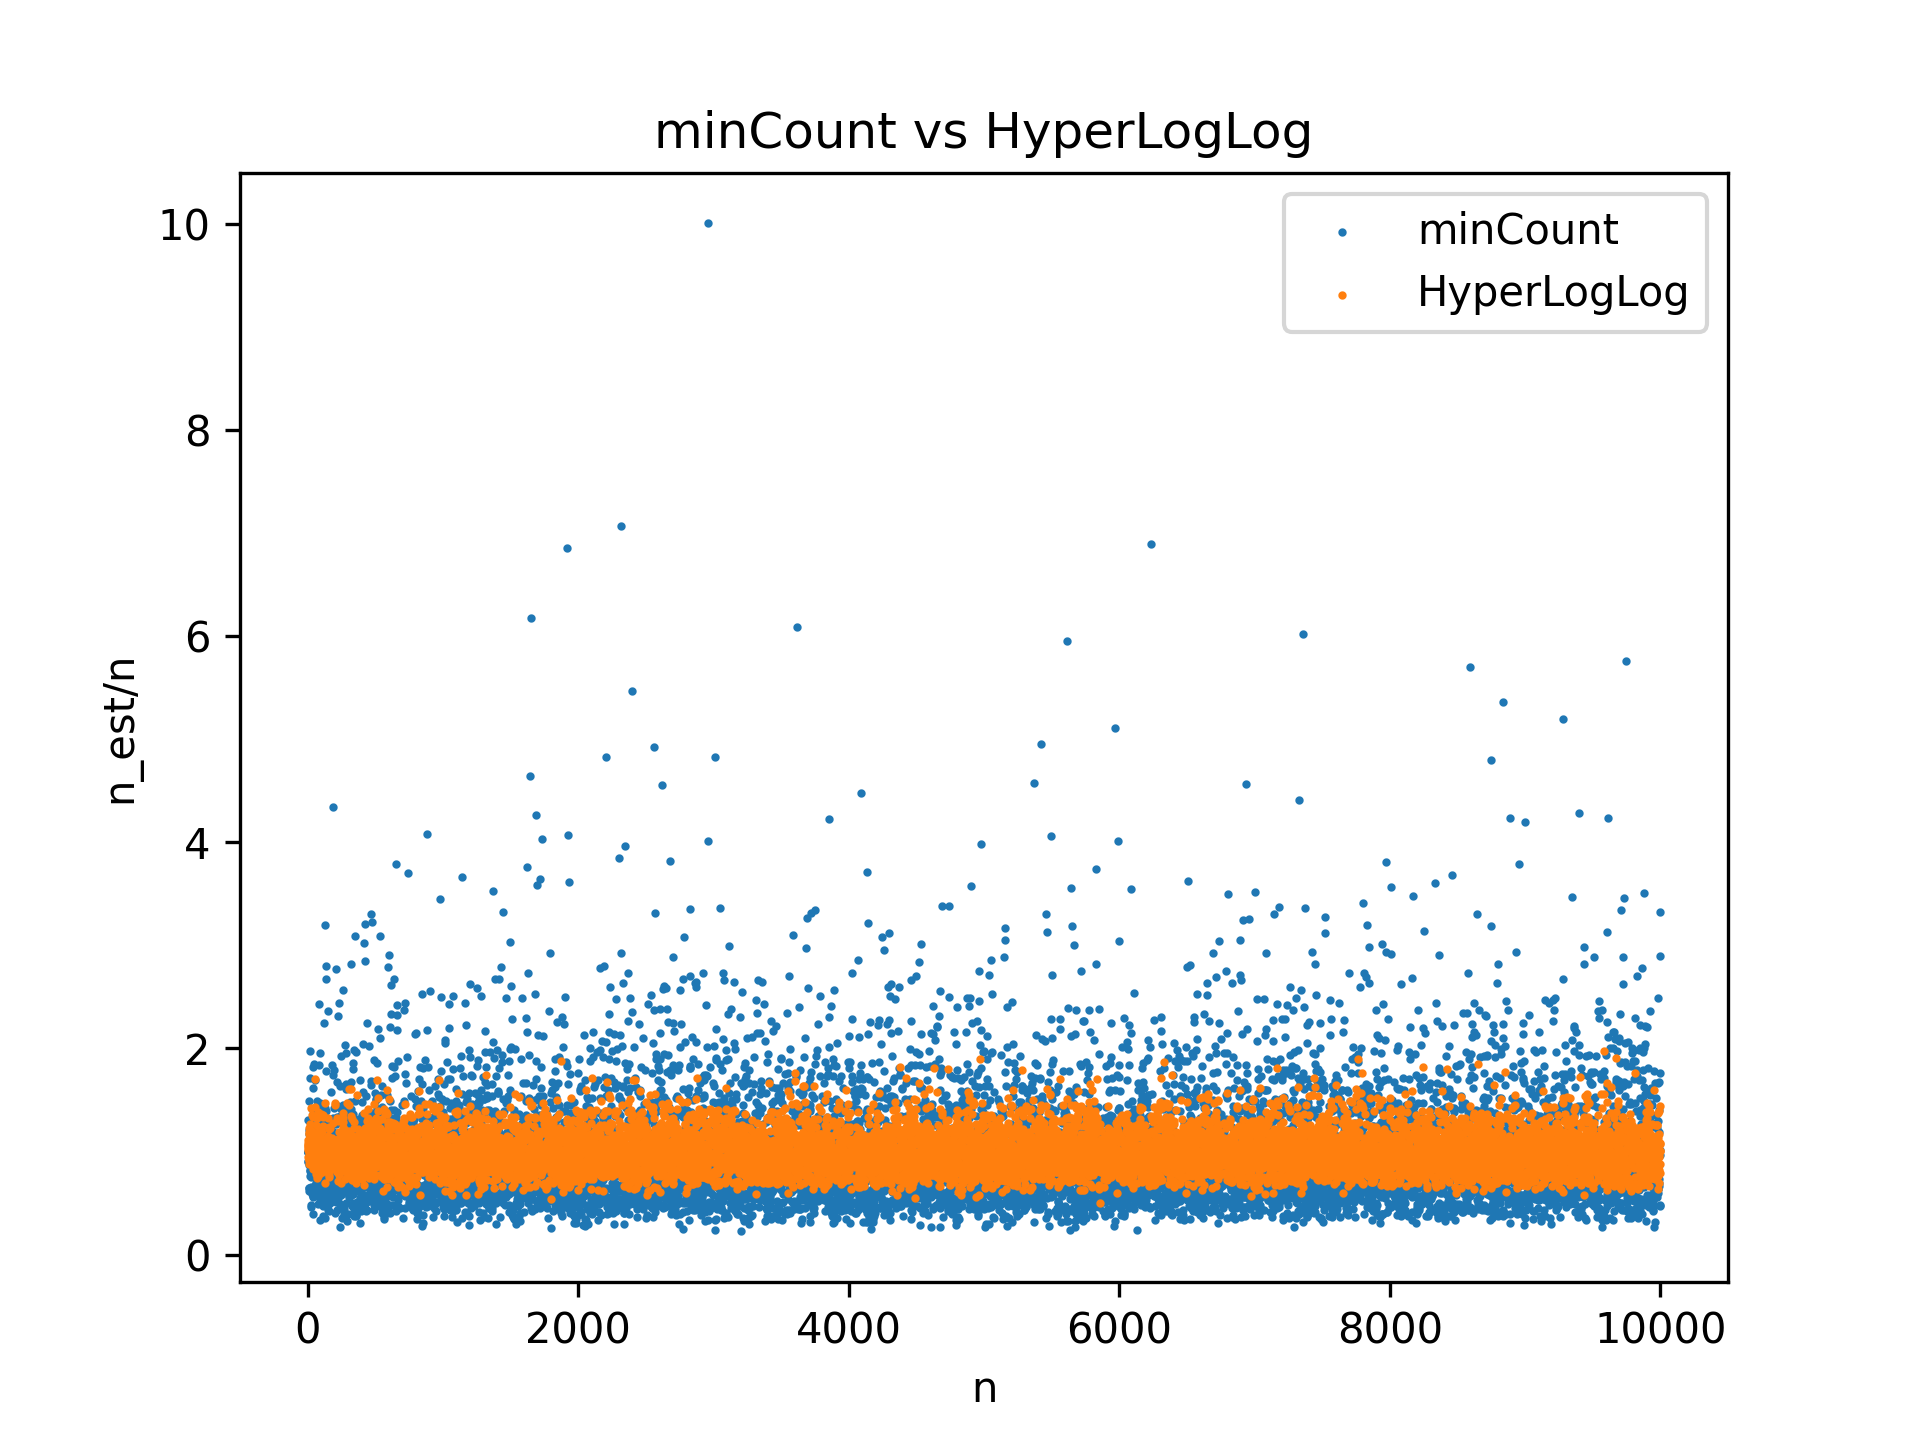

Python code for this plot:
import matplotlib.pyplot as plt
import hashlib
from z8 import hyperLogLog, h_2

MAX32 = 2**32

n_vals = [n for n in range(1,10001)]

def SHA32(x):
    return (int.from_bytes(hashlib.sha512(str(x).encode()).digest(), 'big') % MAX32)/MAX32

def bblSort(M, k):
    x = M[k-1]
    i = k-2
    while M[i] > x:
        i -= 1
    M[i+2:k] = M[i+1:k-1]
    M[i+1] = x

def minCount(MM, h, k):
    M = [1] * k
    for x in MM:
        hash = h(x)
        if hash < M[k-1] and hash not in M:
            M[k-1] = hash
            bblSort(M, k)
    if M[k-1] == 1:
        return sum(1 for a in M if a != 1)
    else:
        return (k-1)/M[k-1]
    

if __name__ == "__main__":
    ratios_hll = []
    ratios_mc = []
    counter = 1
    for n in n_vals:
        print(n)
        MM = [i for i in range(counter,counter+n)]
        ratios_hll.append(hyperLogLog(MM,5,h_2)[1]/n)
        ratios_mc.append(minCount(MM,SHA32,5)/n)
        counter += n
    
    plt.scatter(n_vals, ratios_mc, s=1, label='minCount')
    plt.scatter(n_vals, ratios_hll, s=1, label='HyperLogLog')
    plt.title("minCount vs HyperLogLog")
    plt.legend()
    plt.xlabel("n")
    plt.ylabel("n_est/n")
    plt.savefig("Laby/L3/z8_vs.png", dpi=300)
    plt.close()